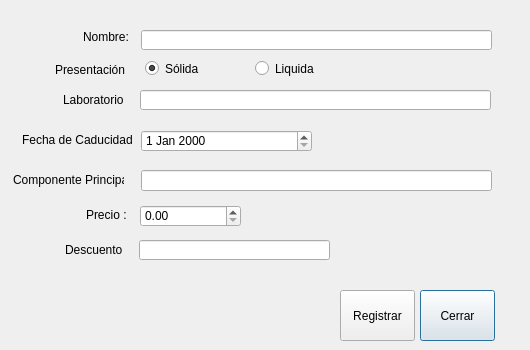
<?xml version="1.0" encoding="UTF-8"?>
<ui version="4.0">
 <class>FrmNuevoMedicamento</class>
 <widget class="QDialog" name="FrmNuevoMedicamento">
  <property name="geometry">
   <rect>
    <x>0</x>
    <y>0</y>
    <width>530</width>
    <height>350</height>
   </rect>
  </property>
  <property name="windowTitle">
   <string>Dialog</string>
  </property>
  <widget class="QRadioButton" name="rbSol">
   <property name="geometry">
    <rect>
     <x>145</x>
     <y>60</y>
     <width>82</width>
     <height>17</height>
    </rect>
   </property>
   <property name="text">
    <string>Sólida</string>
   </property>
   <property name="checked">
    <bool>true</bool>
   </property>
  </widget>
  <widget class="QLineEdit" name="txtNombre">
   <property name="geometry">
    <rect>
     <x>141</x>
     <y>30</y>
     <width>351</width>
     <height>20</height>
    </rect>
   </property>
  </widget>
  <widget class="QLabel" name="label_3">
   <property name="geometry">
    <rect>
     <x>22</x>
     <y>130</y>
     <width>111</width>
     <height>20</height>
    </rect>
   </property>
   <property name="text">
    <string>Fecha de Caducidad:</string>
   </property>
  </widget>
  <widget class="QLabel" name="label_4">
   <property name="geometry">
    <rect>
     <x>55</x>
     <y>60</y>
     <width>71</width>
     <height>20</height>
    </rect>
   </property>
   <property name="text">
    <string>Presentación :</string>
   </property>
  </widget>
  <widget class="QLabel" name="label_5">
   <property name="geometry">
    <rect>
     <x>13</x>
     <y>170</y>
     <width>111</width>
     <height>20</height>
    </rect>
   </property>
   <property name="text">
    <string>Componente Principal :</string>
   </property>
  </widget>
  <widget class="QLineEdit" name="txtComPrinc">
   <property name="geometry">
    <rect>
     <x>141</x>
     <y>170</y>
     <width>351</width>
     <height>21</height>
    </rect>
   </property>
  </widget>
  <widget class="QPushButton" name="cmdCerrar">
   <property name="geometry">
    <rect>
     <x>420</x>
     <y>290</y>
     <width>75</width>
     <height>51</height>
    </rect>
   </property>
   <property name="text">
    <string>Cerrar</string>
   </property>
  </widget>
  <widget class="QPushButton" name="cmdRegistrar">
   <property name="geometry">
    <rect>
     <x>340</x>
     <y>290</y>
     <width>75</width>
     <height>51</height>
    </rect>
   </property>
   <property name="text">
    <string>Registrar</string>
   </property>
  </widget>
  <widget class="QLabel" name="label">
   <property name="geometry">
    <rect>
     <x>83</x>
     <y>30</y>
     <width>47</width>
     <height>13</height>
    </rect>
   </property>
   <property name="text">
    <string>Nombre:</string>
   </property>
  </widget>
  <widget class="QLabel" name="label_2">
   <property name="geometry">
    <rect>
     <x>63</x>
     <y>90</y>
     <width>61</width>
     <height>20</height>
    </rect>
   </property>
   <property name="text">
    <string>Laboratorio:</string>
   </property>
  </widget>
  <widget class="QDateEdit" name="deFecha">
   <property name="geometry">
    <rect>
     <x>141</x>
     <y>130</y>
     <width>171</width>
     <height>22</height>
    </rect>
   </property>
  </widget>
  <widget class="QRadioButton" name="rbLiq">
   <property name="geometry">
    <rect>
     <x>255</x>
     <y>60</y>
     <width>82</width>
     <height>17</height>
    </rect>
   </property>
   <property name="text">
    <string>Liquida</string>
   </property>
  </widget>
  <widget class="QLineEdit" name="txtLab">
   <property name="geometry">
    <rect>
     <x>140</x>
     <y>90</y>
     <width>351</width>
     <height>20</height>
    </rect>
   </property>
  </widget>
  <widget class="QLabel" name="label_6">
   <property name="geometry">
    <rect>
     <x>86</x>
     <y>205</y>
     <width>40</width>
     <height>20</height>
    </rect>
   </property>
   <property name="text">
    <string>Precio :</string>
   </property>
  </widget>
  <widget class="QDoubleSpinBox" name="dsPrecio">
   <property name="geometry">
    <rect>
     <x>140</x>
     <y>205</y>
     <width>101</width>
     <height>22</height>
    </rect>
   </property>
  </widget>
  <widget class="QLabel" name="label_7">
   <property name="geometry">
    <rect>
     <x>65</x>
     <y>240</y>
     <width>61</width>
     <height>20</height>
    </rect>
   </property>
   <property name="text">
    <string>Descuento :</string>
   </property>
  </widget>
  <widget class="QLineEdit" name="txtDscto">
   <property name="geometry">
    <rect>
     <x>139</x>
     <y>240</y>
     <width>191</width>
     <height>20</height>
    </rect>
   </property>
  </widget>
 </widget>
 <resources/>
 <connections/>
</ui>
